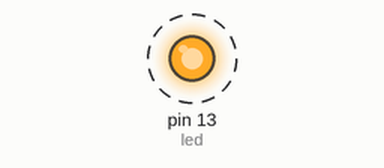
Simulated run of this sketch. Board: Arduino Uno, built with avr-gcc and run on an emulated ATmega328P. On the bench: output pins drawn as LEDs (lit = HIGH). Dashed ring = blinking.

Above: at 0.2 s.
Timing chart, 0 to 3.0 s (numbered marks = the images above):
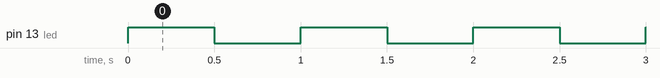

The sketch:

PUNTO3.ino
```cpp
// Ejemplo: Timer1 en modo CTC, interrupción cada 500 ms
int led = 13;   // LED integrado en Arduino UNO

void setup() {
  pinMode(led, OUTPUT);

  noInterrupts();           // Deshabilita interrupciones globales

  TCCR1A = 0;               // Limpia registros de control
  TCCR1B = 0;

  // Modo CTC (Clear Timer on Compare Match)
  TCCR1B |= (1 << WGM12);

  // Prescaler = 256
  TCCR1B |= (1 << CS12);

  // Valor de comparación para 500 ms
  // Fórmula: OCR1A = (F_CPU / (Prescaler * Frecuencia)) - 1
  // F_CPU = 16 MHz, Prescaler = 256, Tiempo = 0.5 s → Frecuencia = 2 Hz
  // OCR1A = (16e6 / (256*2)) - 1 = 31249
  OCR1A = 31249;

  // Habilitar interrupción por comparación A
  TIMSK1 |= (1 << OCIE1A);

  interrupts();             // Habilita interrupciones globales
}

ISR(TIMER1_COMPA_vect) {
  // Se ejecuta cada 500 ms
  digitalWrite(led, !digitalRead(led));  // Invierte el estado del LED
}

void loop() {
}
```

Measured:
- by itself, pin 13 (led): alternates HIGH for 0.50 s and LOW for 0.50 s
